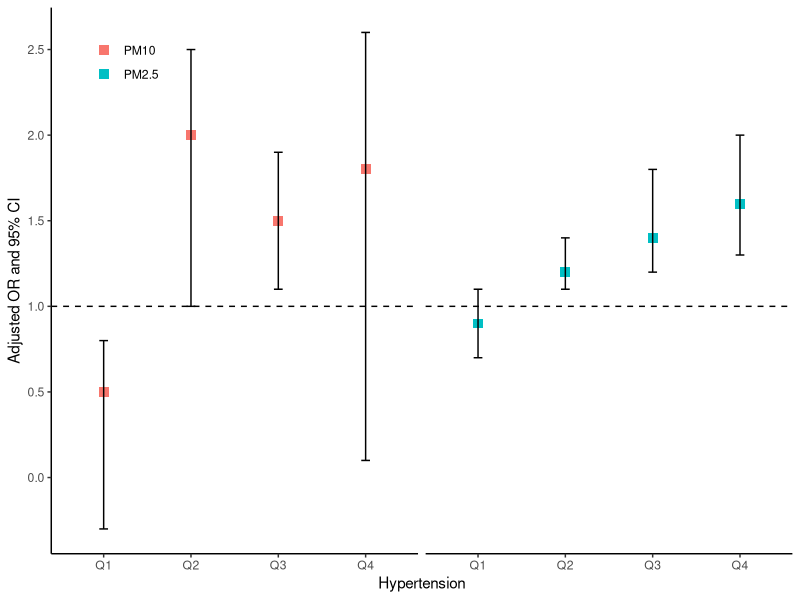

Here is the R script that generated this plot:
## ---- chunk 1
#| warning: false

library(dplyr)
df <- data.frame(
  group=c(1,2,3,4,1,2,3,4),
  type=c(rep(1,4),rep(2,4)),
  value = c(0.5, 2, 1.5, 1.8, 0.9,1.2,1.4,1.6),
  upper = c(0.8,2.5, 1.9, 2.6,1.1,1.4,1.8,2.0),
  lower = c(-0.3, 1.0, 1.1, 0.1,0.7,1.1,1.2,1.3)
)

df<-df%>%mutate(group=factor(group,labels=c("Q1","Q2","Q3","Q4")),
                type=factor(type,labels=c("PM10","PM2.5")))
  
## ---- chunk 2
library(ggplot2)
df%>%ggplot(aes(x=group,y=value))+
  geom_point(aes(colour=type),shape="square",size=3)+
  geom_hline(aes(yintercept=1),linetype=8)+
  geom_errorbar(aes(ymin = lower, ymax = upper), width = 0.1)+
  scale_y_continuous(breaks = seq(-1, 3, by = 0.5)) +
  facet_wrap(~type)+
  labs(x = "Hypertension", y = "Adjusted OR and 95% CI")+
  theme_classic()+
  theme(
    strip.text.x = element_blank(),
    legend.position = c(0.1,0.9),
    legend.title =  element_blank()
  )->pp
ggsave("ratio.png")
